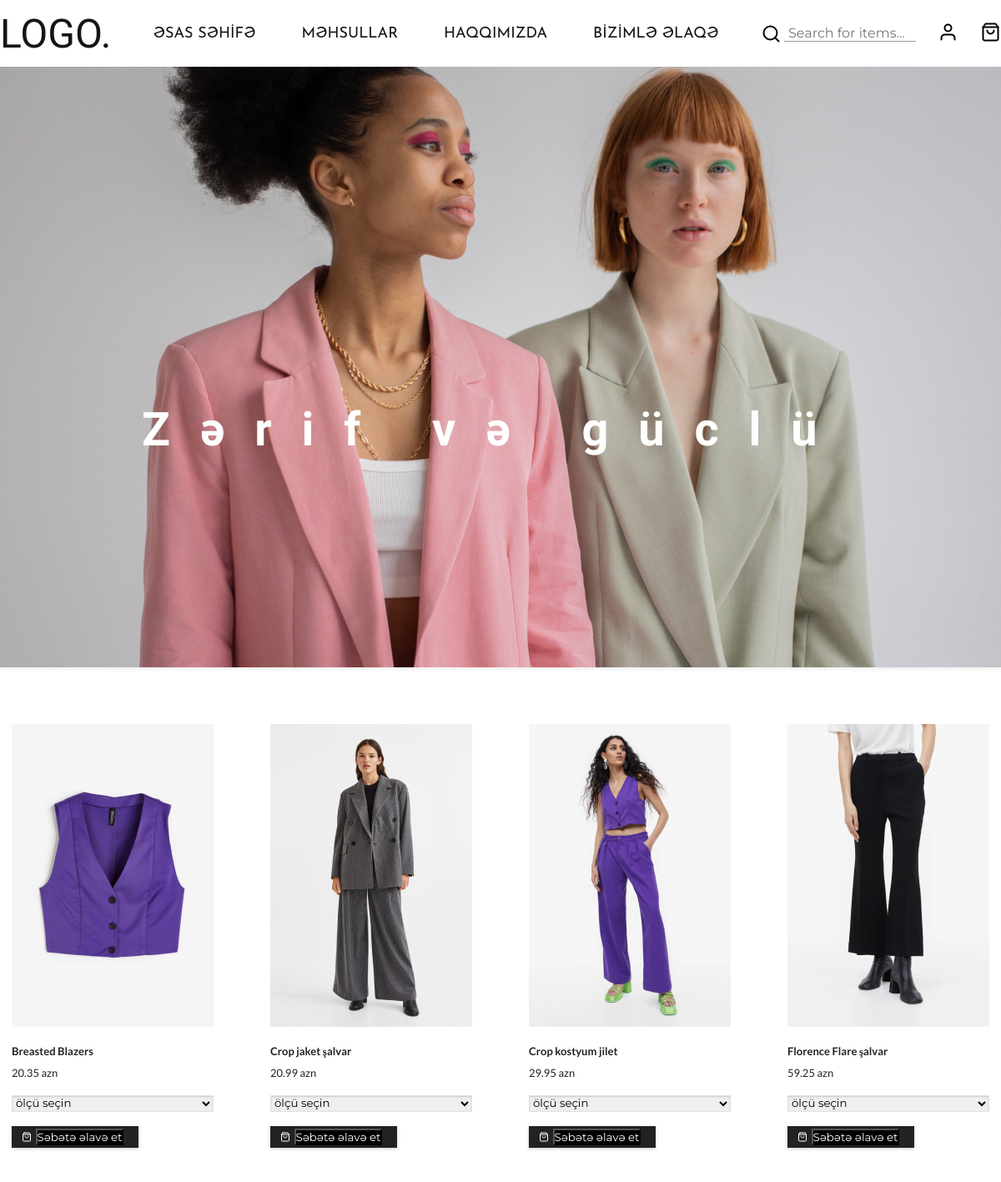
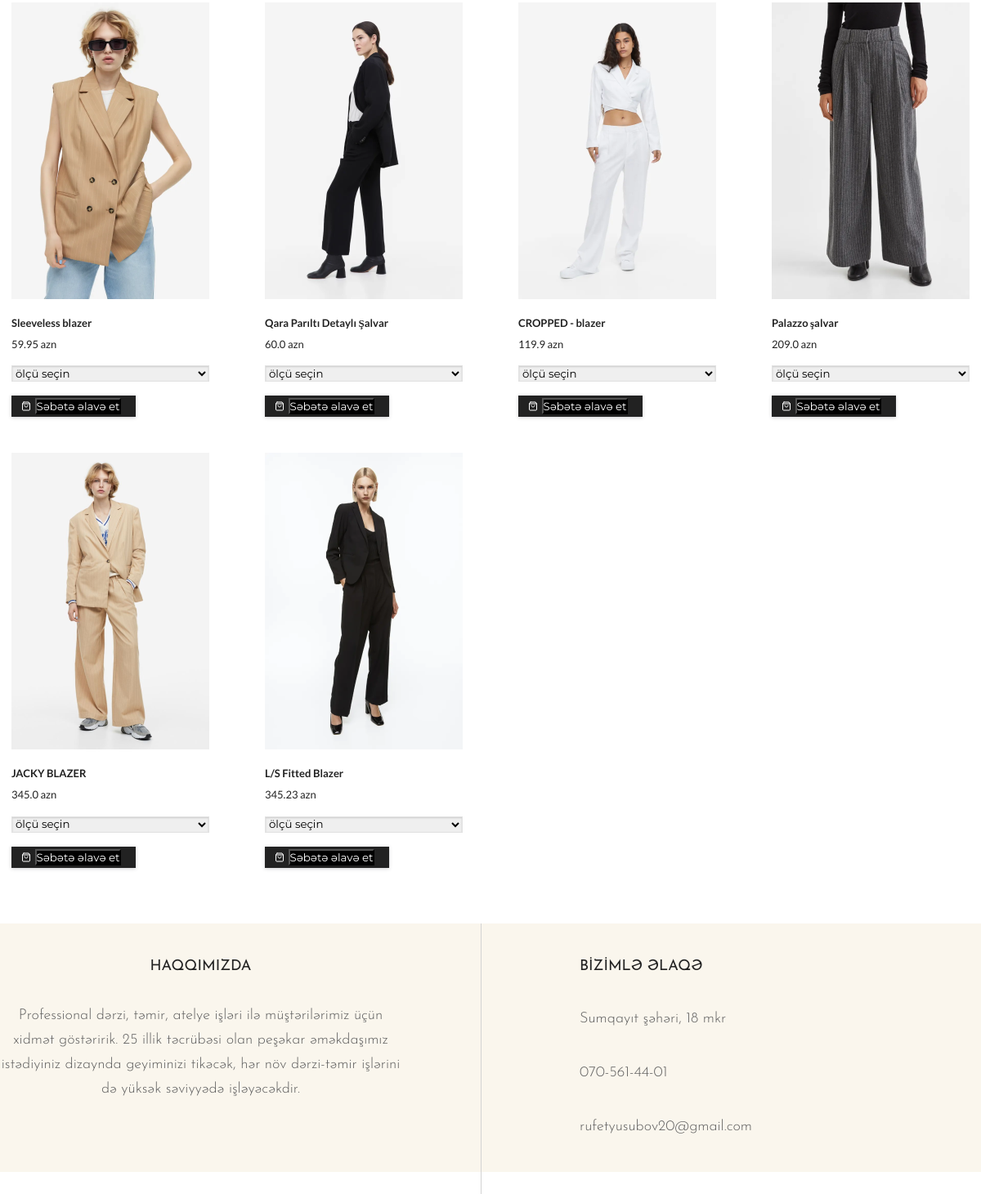
/tailor/index/, run on the app's committed database (2 pictures, top to bottom).
### tailorApp/models.py (models this page shows, shortened)
class ClothModel(models.Model):
    name = models.CharField(max_length=120)
    price = models.FloatField(default=0)
    image = models.ImageField(upload_to="posters/")
    size = models.ManyToManyField(SizeModel,blank=True,null=True,related_name="clothes")

class SettingsModel(models.Model):
    banner_image = models.ImageField(upload_to='posters/', blank=True,null=True)
    banner_title = models.CharField(max_length=300)
    logo = models.ImageField(upload_to='posters/', blank=True,null=True)
    about = models.TextField()

class ContactUsModel(models.Model):
    email = models.EmailField()
    telephone = models.CharField(max_length=100)
    streetadres = models.CharField(max_length=200)

### tailorApp/views.py (the view, shortened to what this page needs)
# urls.py: path('index/', views.ClothView.as_view(),name='index'),
class ClothView(View):
    def get(self,request,*args,**kwargs):
        clothes = ClothModel.objects.order_by("price")
        contacts = ContactUsModel.objects.all()
        settings = SettingsModel.objects.all()
        sizes = SizeModel.objects.all()
        context = {
            "clothes" : clothes,
            "contacts" : contacts,
            "settings" : settings,
            "sizes" : sizes
        }
        return render(request, 'index.html',context)

### templates/index.html (shortened to what this page needs)
{% extends 'base.html' %}
{% block content %}
    <main>
        <section>
            <div class="grid_container">
                {% for cloth in clothes %}
                <div class="grid_box">
                    <img src="{{ cloth.image.url }}" alt="img">
                    <p class="title">{{ cloth.name }}</p>
                    <span class="price">{{ cloth.price }} azn</span>
                    <div class="select_size">
                        <select>
                            <option value="choose_size" class="choose_size">ölçü seçin</option>
                        </select>
                    </div>
                    <div class="basket">
                        <form method="POST">
                            <button type="submit" style="background-color: black; color:white; margin-left:5px;">Səbətə əlavə et</button>
                        </form>
                    </div>
                </div>
                {% endfor %}
            </div>
        </section>
    </main>
    <footer>
        <div class="aboutUs_information" id="about">
            <div class="aboutUs">
                <h4>HAQQIMIZDA</h4>
                {% for setting in settings %}
                <p>{{ setting.about }}</p>
                {% endfor %}
            </div>
            <div class="information">
                <h4>BİZİMLƏ ƏLAQƏ</h4>
                {% for contact in contacts %}
                <p class="adress">{{ contact.streetadres }} </p>
                <p class="phone_number">{{ contact.telephone }}</p>
                <p class="email">{{ contact.email }}</p>
                {% endfor %}
            </div>
        </div>
    </footer>
</body>
</html>
{% endblock %}

### static/css/style.css (style rules this page uses)
:root { --white: #fff; --black: #000; --logo--black : #151515; --title: #222222; --footer--back: #FAF6ED; --footer-p: #5F5F5F; --line: #D3D3D3; }
* { margin: 0; padding: 0; box-sizing: border-box; font-family: 'Montserrat', sans-serif; }
html { font-size: 10px; scroll-behavior: smooth; }
body { font-size: 1.6rem; }
.grid_container { max-width: 1172px; margin: 68px auto; display: grid; grid-template-columns: repeat(auto-fill, minmax(242px, 1fr)); gap: 44px 68px; }
.grid_box { min-width: 242px; }
.grid_box img { width: 100%; }
.title { font-family: 'Lato'; font-style: normal; font-weight: 600; font-size: 1.3rem; line-height: 16px; color: var(--title); margin-top: 17px; margin-bottom: 8px; }
.price { font-family: 'Lato'; font-style: normal; font-weight: 400; font-size: 1.3rem; line-height: 16px; color: var(--title); }
.select_size { margin: 17px 0; }
.select_size select { width: 100%; border: 0.5px solid #E2E2E2; box-shadow: inset 0px 1px 2px rgba(0, 0, 0, 0.15); outline: none; }
.basket { display: flex; justify-content: center; align-items: center; width: 152px; height: 26px; padding: 5px 16px 5px 10px; background: var(--title); box-shadow: 0px 1px 4px rgba(56, 57, 67, 0.25); cursor: pointer; }
footer { background-color: var(--footer--back); padding-top: 44px; padding-bottom: 44px; }
.aboutUs_information { max-width: 1224px; margin: 0 auto; display: flex; justify-content: space-between; }
.aboutUs, .information { width: 491px; position: relative; }
.aboutUs h4 { font-family: 'Josefin Sans'; text-align: center; font-weight: 400; font-size: 1.8rem; line-height: 18px; color: var(--title); margin-bottom: 36px; }
.information h4 { font-family: 'Josefin Sans'; font-weight: 400; font-size: 1.8rem; line-height: 18px; color: var(--title); }
.aboutUs p { font-family: 'Josefin Sans'; text-align: center; font-weight: 300; font-size: 1.8rem; line-height: 30px; color: var(--footer-p); }
.information p { font-family: 'Josefin Sans'; width: 256px; font-weight: 300; font-size: 1.8rem; line-height: 22px; color: var(--footer-p); margin-top: 44px; }
.information p::before { position: absolute; content: ''; width: 1px; height: 352px; top: -44px; left: -121px; background-color: var(--line); }

### data on the page
ClothModel: image (picture), name "Breasted Blazers", price "20.35"
ClothModel: image (picture), name "Crop jaket şalvar", price "20.99"
ClothModel: image (picture), name "Crop kostyum jilet", price "29.95"
ClothModel: image (picture), name "Florence Flare şalvar", price "59.25"
ClothModel: image (picture), name "Sleeveless blazer", price "59.95"
ClothModel: image (picture), name "Qara Parıltı Detaylı Şalvar", price "60.0"
ClothModel: image (picture), name "CROPPED - blazer", price "119.9"
ClothModel: image (picture), name "Palazzo şalvar", price "209.0"
ClothModel: image (picture), name "JACKY BLAZER", price "345.0"
ClothModel: image (picture), name "L/S Fitted Blazer", price "345.23"
SettingsModel: about "Professional dərzi, təmir, atelye işləri ilə müştərilərimiz üçün xidmət göstəririk. 25 illik təcrübəsi olan peşəkar əməkdaşımız istədiyiniz dizaynda geyiminizi tikəcək, hər növ dərzi-təmir işlərini də yüksək səviyyədə işləyəcəkdir."
ContactUsModel: streetadres "Sumqayıt şəhəri, 18 mkr", telephone "070-561-44-01", email "rufetyusubov20@gmail.com"
